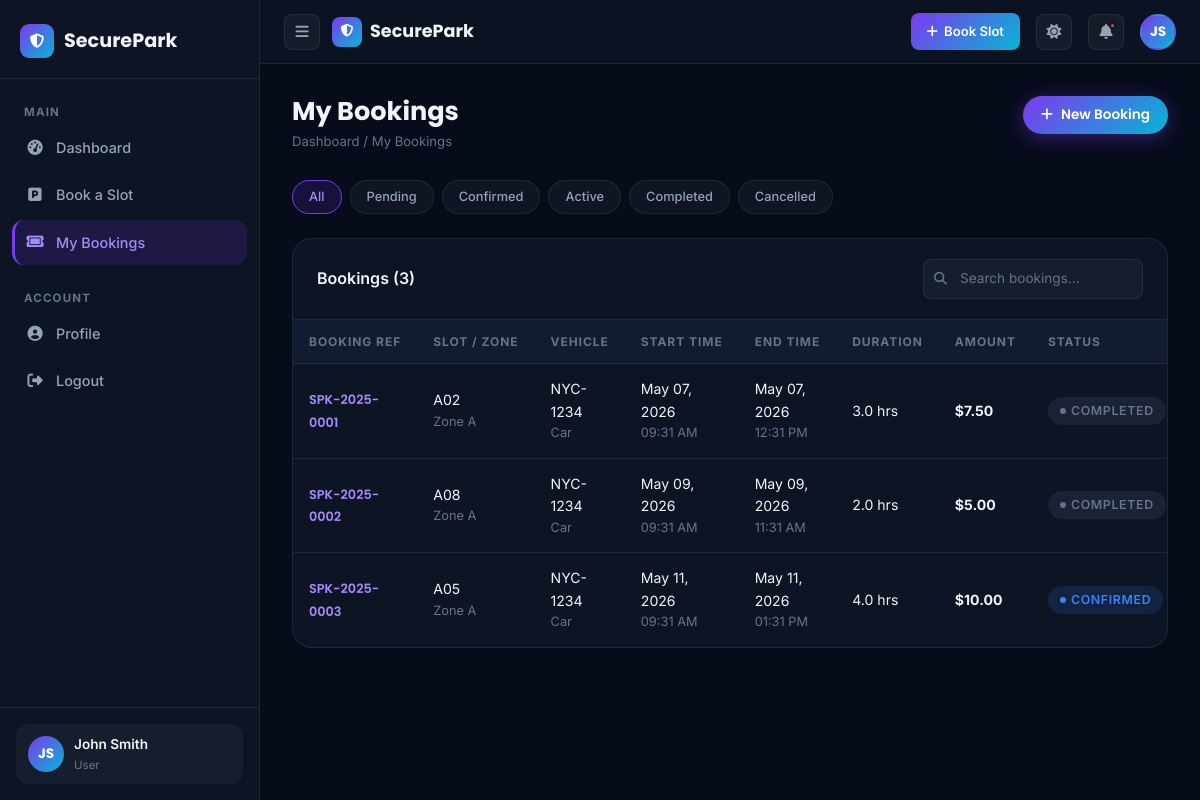
The app's page /my-bookings.php (signed in) with its own data.
### tables this page shows
CREATE TABLE IF NOT EXISTS `bookings` (
  `id`             INT UNSIGNED  NOT NULL AUTO_INCREMENT,
  `booking_ref`    VARCHAR(20)   NOT NULL UNIQUE,
  `user_id`        INT UNSIGNED  NOT NULL,
  `slot_id`        INT UNSIGNED  NOT NULL,
  `vehicle_number` VARCHAR(30)   NOT NULL,
  `vehicle_type`   ENUM('car','motorcycle','suv','truck','van','ev') NOT NULL DEFAULT 'car',
  `start_time`     DATETIME      NOT NULL,
  `end_time`       DATETIME      NOT NULL,
  `duration_hours` DECIMAL(6,2)  NOT NULL,
  `amount`         DECIMAL(10,2) NOT NULL,
  `status`         ENUM('pending','confirmed','active','completed','cancelled') NOT NULL DEFAULT 'pending',
  `payment_status` ENUM('unpaid','paid','refunded') NOT NULL DEFAULT 'unpaid',
  `payment_method` VARCHAR(40)   DEFAULT NULL,
  `notes`          TEXT          DEFAULT NULL,
  `created_at`     DATETIME      NOT NULL DEFAULT CURRENT_TIMESTAMP,
  PRIMARY KEY (`id`),
  KEY `idx_user`   (`user_id`),
  KEY `idx_slot`   (`slot_id`),
  KEY `idx_status` (`status`),
  CONSTRAINT `fk_booking_user` FOREIGN KEY (`user_id`) REFERENCES `users`(`id`) ON DELETE CASCADE,
  CONSTRAINT `fk_booking_slot` FOREIGN KEY (`slot_id`) REFERENCES `parking_slots`(`id`) ON DELETE CASCADE
);

CREATE TABLE IF NOT EXISTS `parking_slots` (
  `id`          INT UNSIGNED NOT NULL AUTO_INCREMENT,
  `zone_id`     INT UNSIGNED NOT NULL,
  `slot_number` VARCHAR(10)  NOT NULL,
  `slot_type`   ENUM('standard','compact','large','handicap','ev') NOT NULL DEFAULT 'standard',
  `status`      ENUM('available','occupied','reserved','maintenance') NOT NULL DEFAULT 'available',
  `hourly_rate` DECIMAL(6,2) NOT NULL DEFAULT 2.50,
  PRIMARY KEY (`id`),
  UNIQUE KEY `uk_slot` (`zone_id`,`slot_number`),
  KEY `idx_status` (`status`),
  CONSTRAINT `fk_slot_zone` FOREIGN KEY (`zone_id`) REFERENCES `parking_zones`(`id`) ON DELETE CASCADE
);

CREATE TABLE IF NOT EXISTS `parking_zones` (
  `id`    INT UNSIGNED NOT NULL AUTO_INCREMENT,
  `name`  VARCHAR(80)  NOT NULL,
  `floor` VARCHAR(40)  NOT NULL,
  `color` VARCHAR(30)  NOT NULL DEFAULT '#4f46e5',
  PRIMARY KEY (`id`)
);

### includes/auth.php (called while the page is built, shortened)
<?php
function getCurrentUser(): array {
    return [
        'id'             => $_SESSION['user_id']   ?? 0,
        'name'           => $_SESSION['name']       ?? '',
        'email'          => $_SESSION['email']      ?? '',
        'phone'          => $_SESSION['phone']      ?? '',
        'vehicle_number' => $_SESSION['vehicle_number'] ?? '',
        'role'           => $_SESSION['role']       ?? 'user',
    ];
}

### my-bookings.php (the view, shortened to what this page needs)
<?php
require_once __DIR__ . '/includes/auth.php';
require_once __DIR__ . '/config/db.php';
$user        = getCurrentUser();
$uid         = (int)$user['id'];
$filter = $_GET['status'] ?? 'all';
$where = $filter !== 'all' ? "AND b.status = '$filter'" : '';
$bookings = $conn->query("
    SELECT b.*, pz.name zone_name, pz.floor, ps.slot_number, ps.slot_type, ps.hourly_rate
    FROM bookings b
    JOIN parking_slots ps ON b.slot_id = ps.id
    JOIN parking_zones pz ON ps.zone_id = pz.id
    WHERE b.user_id = $uid $where
    ORDER BY b.created_at DESC
");
?>
<!DOCTYPE html>
<html lang="en">
<head>
  <link rel="stylesheet" href="https://cdnjs.cloudflare.com/ajax/libs/bootstrap/5.3.3/css/bootstrap.min.css">
  <link rel="stylesheet" href="https://cdnjs.cloudflare.com/ajax/libs/font-awesome/6.5.1/css/all.min.css">
  <link rel="stylesheet" href="/securepark/assets/css/style.css">
</head>
<body>
<div class="dash-layout">
  <?php include __DIR__ . '/includes/dash_sidebar.php'; ?>
  <div class="dash-content" id="dashContent">
    <?php include __DIR__ . '/includes/dash_nav.php'; ?>
    <div class="page-content">
      <div class="page-header">
        <div>
          <h1 class="page-title">My Bookings</h1>
          <div class="page-breadcrumb"><a href="/securepark/dashboard.php">Dashboard</a> / My Bookings</div>
        </div>
        <a href="/securepark/book.php" class="btn-primary-custom btn-sm-custom"><i class="fas fa-plus"></i> New Booking</a>
      </div>
      <div class="filter-pills mb-4">
        <?php foreach (['all'=>'All','pending'=>'Pending','confirmed'=>'Confirmed','active'=>'Active','completed'=>'Completed','cancelled'=>'Cancelled'] as $val=>$lbl): ?>
        <a href="?status=<?= $val ?>" class="filter-pill <?= $filter===$val?'active':'' ?>"><?= $lbl ?></a>
        <?php endforeach; ?>
      </div>
      <?php if ($bookings->num_rows > 0): ?>
      <div class="data-table-wrap d-none d-md-block">
        <div class="data-table-header">
          <div class="data-table-title">Bookings (<?= $bookings->num_rows ?>)</div>
          <div class="table-search-wrap">
            <i class="fas fa-search table-search-icon"></i>
            <input type="text" class="table-search" data-table="bookingsTable" placeholder="Search bookings...">
          </div>
        </div>
        <div class="table-responsive">
          <table class="sp-table" id="bookingsTable">
            <thead>
              <tr>
                <th>Booking Ref</th><th>Slot / Zone</th><th>Vehicle</th>
                <th>Start Time</th><th>End Time</th><th>Duration</th>
                <th>Amount</th><th>Status</th><th>Payment</th><th>Actions</th><th>Receipt</th>
              </tr>
            </thead>
            <tbody>
              <?php $bookings->data_seek(0); while ($b = $bookings->fetch_assoc()): ?>
              <tr>
                <td><span style="font-family:'Poppins',sans-serif;font-weight:600;font-size:0.8rem;color:var(--primary-light)"><?= htmlspecialchars($b['booking_ref']) ?></span></td>
                <td>
                  <div class="fw-600"><?= htmlspecialchars($b['slot_number']) ?></div>
                  <div class="td-muted"><?= htmlspecialchars($b['zone_name']) ?></div>
                </td>
                <td>
                  <div><?= htmlspecialchars(strtoupper($b['vehicle_number'])) ?></div>
                  <div class="td-muted"><?= ucfirst($b['vehicle_type']) ?></div>
                </td>
                <td>
                  <div><?= date('M d, Y', strtotime($b['start_time'])) ?></div>
                  <div class="td-muted"><?= date('h:i A', strtotime($b['start_time'])) ?></div>
                </td>
                <td>
                  <div><?= date('M d, Y', strtotime($b['end_time'])) ?></div>
                  <div class="td-muted"><?= date('h:i A', strtotime($b['end_time'])) ?></div>
                </td>
                <td><?= number_format($b['duration_hours'],1) ?> hr<?= $b['duration_hours']!=1?'s':'' ?></td>
                <td><strong>$<?= number_format($b['amount'],2) ?></strong></td>
                <td><span class="status-badge badge-<?= $b['status'] ?>"><?= ucfirst($b['status']) ?></span></td>
              </tr>
              <?php endwhile; ?>
            </tbody>
          </table>
        </div>
      </div>
      <?php endif; ?>
    </div>
  </div>
</div>
</body>
</html>

### records on screen
bookings: booking_ref "SPK-2025-0001", slot.slot_number "A02", parking_zones.name "Zone A", vehicle_number "NYC-1234", vehicle_type "Car", start_time "May 07, 2026", start_time "09:31 AM", end_time "May 07, 2026", end_time "12:31 PM", duration_hours "3.0", amount "7.50", status "COMPLETED"
bookings: booking_ref "SPK-2025-0002", slot.slot_number "A08", parking_zones.name "Zone A", vehicle_number "NYC-1234", vehicle_type "Car", start_time "May 09, 2026", start_time "09:31 AM", end_time "May 09, 2026", end_time "11:31 AM", duration_hours "2.0", amount "5.00", status "COMPLETED"
bookings: booking_ref "SPK-2025-0003", slot.slot_number "A05", parking_zones.name "Zone A", vehicle_number "NYC-1234", vehicle_type "Car", start_time "May 11, 2026", start_time "09:31 AM", end_time "May 11, 2026", end_time "01:31 PM", duration_hours "4.0", amount "10.00", status "CONFIRMED"

### other values on screen
$user['name'] "John Smith"
$initials "JS"
$lbl "All"
$lbl "Pending"
$lbl "Confirmed"
$lbl "Active"
$lbl "Completed"
$lbl "Cancelled"
$bookings->num_rows "3"
